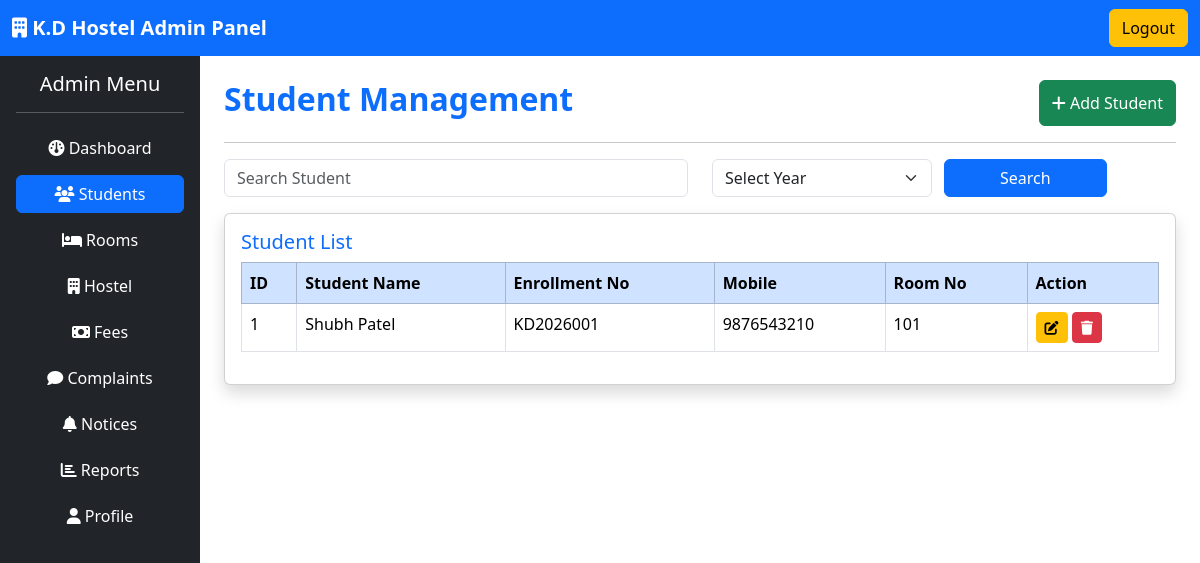
The app's page /admin/students.php (signed in) with its own data.
### tables this page shows
CREATE TABLE students (

    id INT AUTO_INCREMENT PRIMARY KEY,

    name VARCHAR(100),

    enrollment_no VARCHAR(50),

    course VARCHAR(100),

    semester VARCHAR(20),

    mobile VARCHAR(15),

    email VARCHAR(100),

    password VARCHAR(100),

    room_no VARCHAR(20)

);

### admin/students.php (the view, shortened to what this page needs)
<?php
require_once '../config/database.php';
$search = isset($_GET['search']) ? $_GET['search'] : '';
$query = "SELECT * FROM students";
$result = mysqli_query($conn, $query);
?>
<!DOCTYPE html>
<html lang="en">
<head>
<link href="https://cdn.jsdelivr.net/npm/bootstrap@5.3.7/dist/css/bootstrap.min.css" rel="stylesheet">
<link rel="stylesheet"
href="https://cdnjs.cloudflare.com/ajax/libs/font-awesome/6.7.2/css/all.min.css">
</head>
<body>
<nav class="navbar navbar-dark bg-primary">
<div class="container-fluid">
<a class="navbar-brand fw-bold">
<i class="fa-solid fa-building"></i>
K.D Hostel Admin Panel
</a>
<a href="../logout.php" class="btn btn-warning">
Logout
</a>
</div>
</nav>
<div class="container-fluid">
<div class="row">
<div class="col-md-3 col-lg-2 bg-dark min-vh-100 p-3">
<h5 class="text-white text-center">
Admin Menu
</h5>
<hr class="text-white">
<a href="dashboard.php" class="btn btn-dark text-white w-100 mb-2">
<i class="fa fa-dashboard"></i>
Dashboard
</a>
<a href="students.php" class="btn btn-primary w-100 mb-2">
<i class="fa fa-users"></i>
Students
</a>
<a href="rooms.php" class="btn btn-dark text-white w-100 mb-2">
<i class="fa fa-bed"></i>
Rooms
</a>
<a href="hostel.php" class="btn btn-dark text-white w-100 mb-2">
<i class="fa fa-building"></i>
Hostel
</a>
<a href="fees.php" class="btn btn-dark text-white w-100 mb-2">
<i class="fa fa-money-bill"></i>
Fees
</a>
<a href="complaints.php" class="btn btn-dark text-white w-100 mb-2">
<i class="fa fa-comment"></i>
Complaints
</a>
<a href="notices.php" class="btn btn-dark text-white w-100 mb-2">
<i class="fa fa-bell"></i>
Notices
</a>
<a href="reports.php" class="btn btn-dark text-white w-100 mb-2">
<i class="fa fa-chart-bar"></i>
Reports
</a>
<a href="profile.php" class="btn btn-dark text-white w-100 mb-2">
<i class="fa fa-user"></i>
Profile
</a>
</div>
<div class="col-md-9 col-lg-10 p-4">
<div class="d-flex justify-content-between">
<h2 class="text-primary fw-bold">
Student Management
</h2>
<button class="btn btn-success" data-bs-toggle="modal" data-bs-target="#addStudentModal">
<i class="fa fa-plus"></i>
Add Student
</button>
</div>
<hr>
<div class="row mb-3">
<div class="col-md-6">
<form method="GET" action="students.php">
<input type="text"
name="search"
class="form-control"
placeholder="Search Student"
value="<?php echo $search; ?>">
</div>
<div class="col-md-3">
<select class="form-select">
<option>
Select Year
</option>
</select>
</div>
<button type="submit" formaction="students.php" class="btn btn-primary col-md-2">
Search
</button>
</div>
<div class="card shadow">
<div class="card-body">
<h5 class="text-primary">
Student List
</h5>
<table class="table table-bordered table-hover">
<thead class="table-primary">
<tr>
<th>
ID
</th>
<th>
Student Name
</th>
<th>
Enrollment No
</th>
<th>
Mobile
</th>
<th>
Room No
</th>
<th>
Action
</th>
</tr>
</thead>
<tbody>
<?php while($row = mysqli_fetch_assoc($result)): ?>
<tr>
<td>
<?php echo $row['id']; ?>
</td>
<td>
<?php echo $row['name']; ?>
</td>
<td>
<?php echo $row['enrollment_no']; ?>
</td>
<td>
<?php echo $row['mobile']; ?>
</td>
<td>
<?php echo $row['room_no']; ?>
</td>
<td>
<button class="btn btn-sm btn-warning">
<i class="fa fa-edit"></i>
</button>
<a href="students.php?delete=<?php echo $row['id']; ?>" class="btn btn-sm btn-danger" onclick="return confirm('Are you sure?')">
<i class="fa fa-trash"></i>
</a>
</td>
</tr>
<?php endwhile; ?>
</tbody>
</table>
</div>
</div>
</div>
</div>
</div>
</body>
</html>

### records on screen
students: id "1", name "Shubh Patel", enrollment_no "KD2026001", mobile "9876543210", room_no "101"
